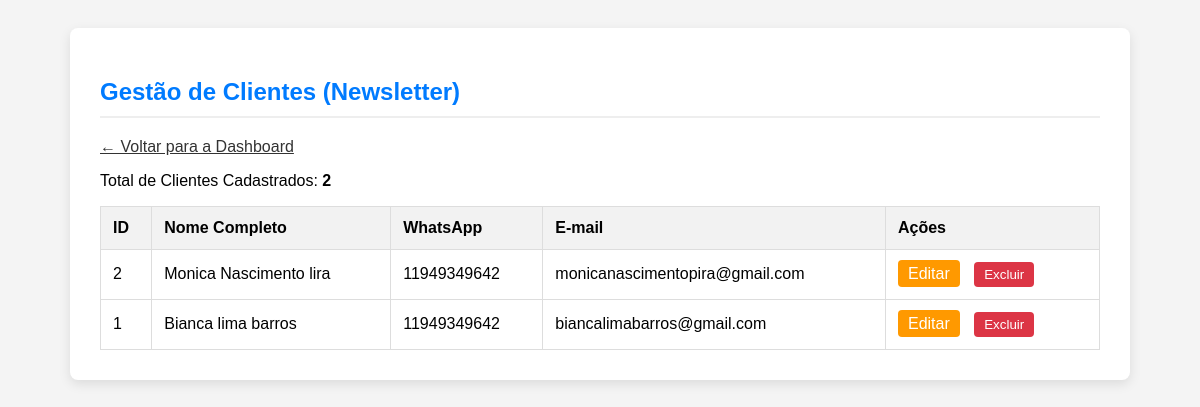
Screenshot of /admin/clientes (signed in) with the database file from the repository.
### tables this page shows
CREATE TABLE clientes (
            id INTEGER PRIMARY KEY AUTOINCREMENT,
            nome_completo TEXT NOT NULL,
            whatsapp TEXT,
            email TEXT UNIQUE NOT NULL,
            data_cadastro TIMESTAMP DEFAULT CURRENT_TIMESTAMP
        );

### main.py (the view)
@app.route("/admin/clientes")
def admin_clientes():
    if 'logged_in' not in session:
        return redirect(url_for('admin_login'))
    clientes = get_clientes()
    return render_template("admin_clientes.html", clientes=clientes)

### database.py (called while the page is built)
def create_connection():
    conn = sqlite3.connect(DB_NAME)
    conn.row_factory = sqlite3.Row  # Acessa colunas por nome
    return conn

def get_clientes():
    conn = create_connection()
    clientes = conn.execute("SELECT * FROM clientes ORDER BY data_cadastro DESC").fetchall()
    conn.close()
    return [dict(c) for c in clientes]

### templates/admin_clientes.html (shortened to what this page needs)
<!DOCTYPE html>
<html lang="pt-br">
<head>
</head>
<body>
    <div class="container">
        <h2>Gestão de Clientes (Newsletter)</h2>
        <div class="user-info actions">
            <a href="{{ url_for('admin_dashboard') }}">← Voltar para a Dashboard</a>
        </div>
        {% if not clientes %}
            <p style="padding-top: 20px;">Nenhum cliente cadastrado ainda.</p>
        {% else %}
            <p>Total de Clientes Cadastrados: <strong>{{ clientes|length }}</strong></p>
            <table>
                <thead>
                    <tr>
                        <th>ID</th>
                        <th>Nome Completo</th>
                        <th>WhatsApp</th>
                        <th>E-mail</th>
                        <th>Ações</th>
                    </tr>
                </thead>
                <tbody>
                    {% for cliente in clientes %}
                    <tr>
                        <td>{{ cliente.id }}</td>
                        <td>{{ cliente.nome_completo }}</td>
                        <td>{{ cliente.whatsapp }}</td>
                        <td>{{ cliente.email }}</td>
                        <td>
                            <a href="{{ url_for('admin_editar_cliente', id_cliente=cliente.id) }}">Editar</a>
                            <form method="POST" action="{{ url_for('admin_delete_cliente', id_cliente=cliente.id) }}" style="display:inline;">
                                <input type="submit" value="Excluir" onclick="return confirm('Tem certeza que deseja excluir o cliente {{ cliente.nome_completo }}?');">
                            </form>
                        </td>
                    </tr>
                    {% endfor %}
                </tbody>
            </table>
        {% endif %}
    </div>
</body>
</html>

### templates/admin_clientes.html (style rules this page uses)
body { font-family: Arial, sans-serif; padding: 20px; background-color: #f4f4f4; }
.container { max-width: 1000px; margin: 0 auto; background: white; padding: 30px; border-radius: 8px; box-shadow: 0 4px 12px rgba(0,0,0,0.1); }
h2 { color: #007bff; border-bottom: 2px solid #eee; padding-bottom: 10px; }
table { width: 100%; border-collapse: collapse; margin-top: 15px; }
th, td { border: 1px solid #ddd; padding: 12px; text-align: left; }
th { background-color: #f2f2f2; }
td a, td input[type="submit"] { margin-right: 10px; text-decoration: none; padding: 5px 10px; border-radius: 4px; }
td a { background-color: #ff9900; color: white; }
td input[type="submit"] { background-color: #dc3545; color: white; border: none; cursor: pointer; }
.user-info a { margin-right: 15px; color: #333; }
.actions { margin-top: 20px; }

### rows the page displays
clientes: id "2", nome_completo "Monica Nascimento lira", whatsapp "11949349642", email "monicanascimentopira@gmail.com"
clientes: id "1", nome_completo "Bianca lima barros", whatsapp "11949349642", email "biancalimabarros@gmail.com"

### other values shown
{{ clientes|length }} "2"
